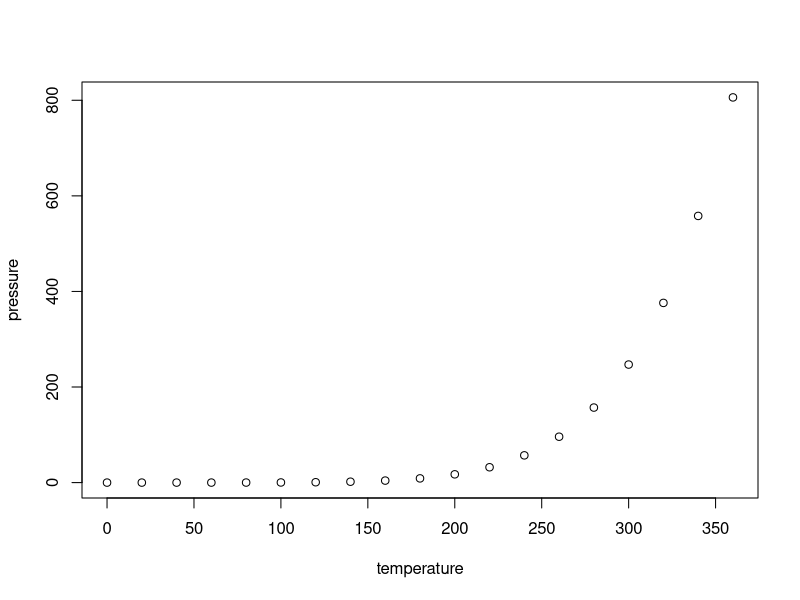
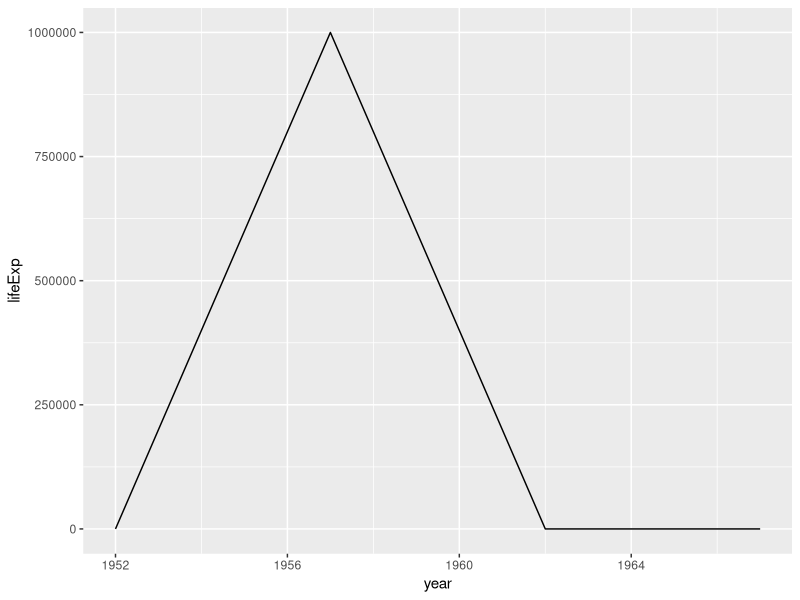
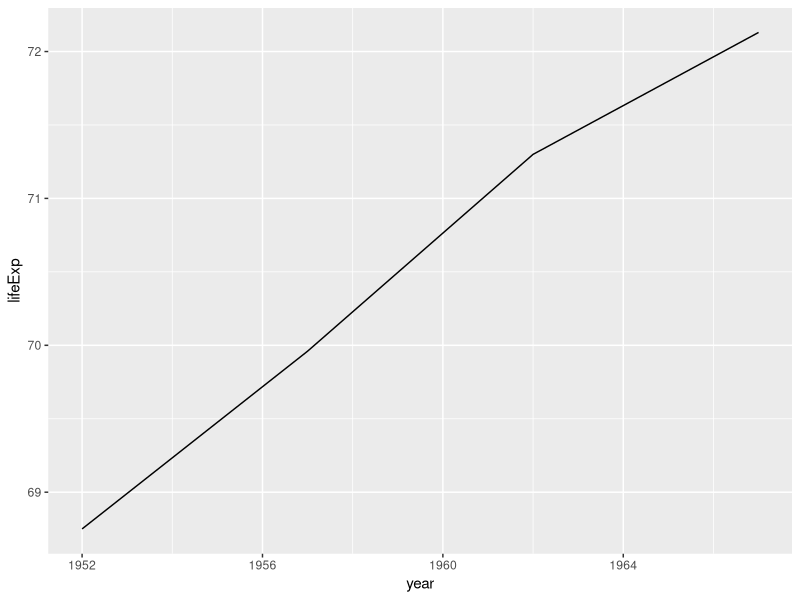
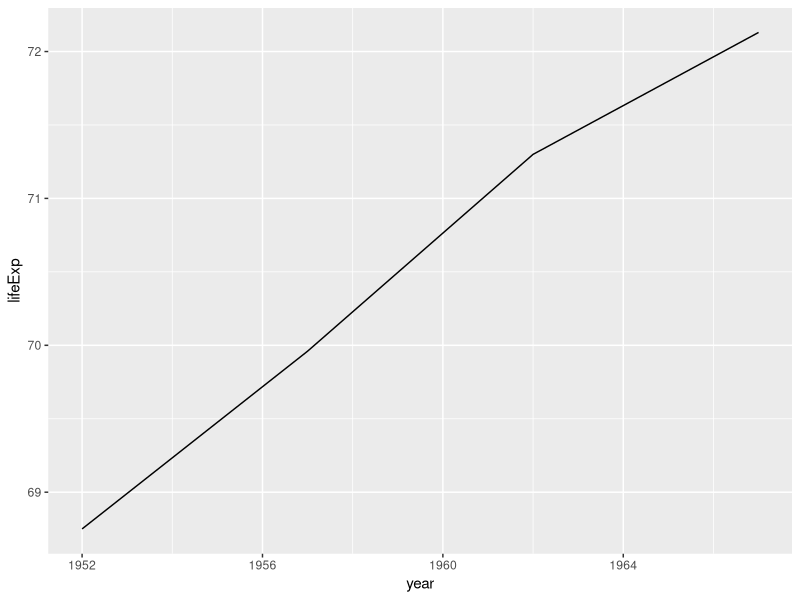

Generate these figures, in order, with R:
## ---- chunk 1
knitr::opts_chunk$set(echo = TRUE)
library(tidyverse)
## ---- chunk 2
summary(cars)
## ---- chunk 3
plot(pressure)
## ---- chunk 4
life5060 <- read.csv("gapminder-5060.csv")
head(life5060)
life5060 <- life5060 %>% filter(country == "Canada")
canada1 <- life5060[life5060$country == "Canada"]
dim(canada1)
head(life5060)
canada1 %>%
  ggplot(aes(x = year, y = lifeExp)) +
  geom_line()
## ---- chunk 5
canada1 %>% filter(year == 1957)
canada_fixed <- canada1 %>% mutate(lifeExp = replace(lifeExp, year == 1957, 69.96))
canada_fixed %>%
  ggplot(aes(x = year, y = lifeExp)) +
  geom_line()
## ---- chunk 6
canada_fixed %>% 
  ggplot(aes(x = year, y = lifeExp, group=country)) + geom_line() +
  geom_line(data = life5060 %>%
              filter(country %in% c("United States", "Mexico")))
